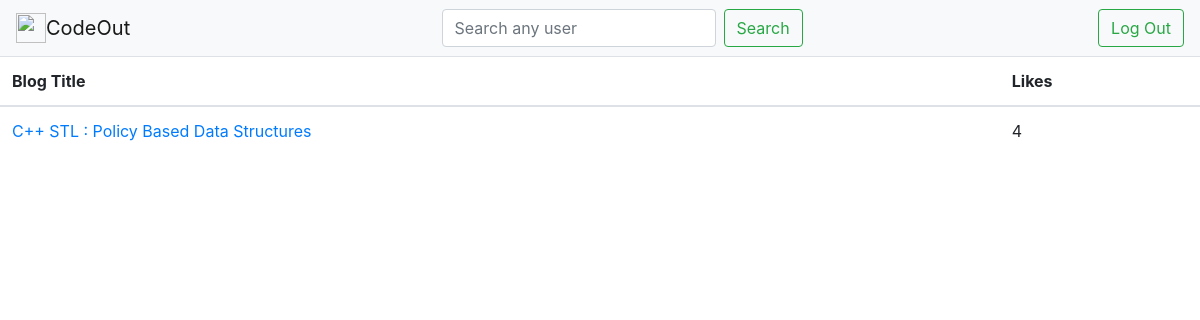
/profiles/1/blogs/, run on an earlier commit of the app's database.
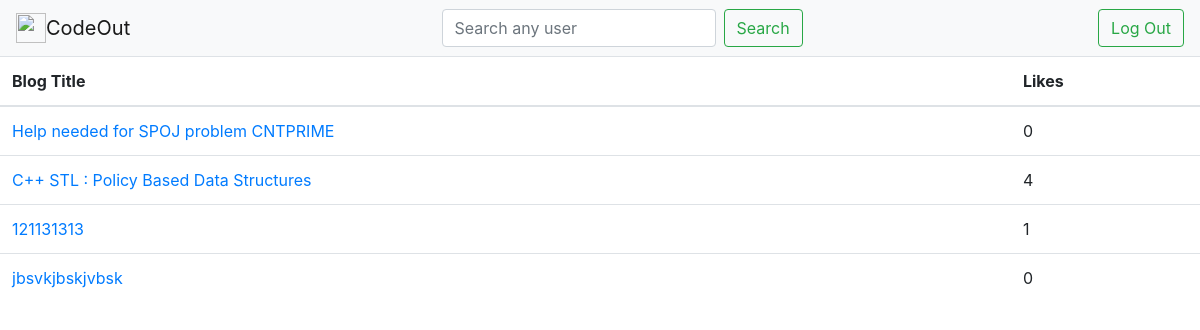
And on a later commit of the database.
### Problems/models.py (models this page shows, shortened)
class Blogs(models.Model):
    user = models.ForeignKey(Profile , on_delete = models.CASCADE , related_name = "creator")
    created_time = models.DateTimeField()
    title = models.TextField(max_length = 100)
    content = models.TextField(max_length = 2081)
    likes = models.ManyToManyField(Profile , related_name = "likers")
    like_count = models.IntegerField(default = 0)

### Profiles/views.py (the view)
# urls.py: path('<int:profile_id>/blogs/' , views.user_blogs_list , name = 'blog_list'),
def user_blogs_list(request , profile_id):
    profile = Profile.objects.get(id = profile_id)
    blogs = profile.creator.all().order_by('-created_time')
    return render(request , 'profiles/blog_list.html' , {
        'blogs' : blogs,
    })

### CodeOutJudge/templates/profiles/blog_list.html (shortened to what this page needs)
<!doctype html>
<html lang="en">
  <head>
    <link rel="stylesheet" href="https://stackpath.bootstrapcdn.com/bootstrap/4.5.0/css/bootstrap.min.css">
  </head>
  <body>
    <nav class="navbar navbar-light bg-light">
    <a class="navbar-brand" href="{% url 'Problems:index' %}">
        <img src="https://encrypted-tbn0.gstatic.com/images?q=tbn%3AANd9GcT7dd0u49G6FuV_-tBcJu6vVQE4YR_6j998-aqHaJFDe2am0rah&usqp=CAU"
        width="30"
        height="30"
        class="d-inline-block align-top"
        alt=""
        loading="lazy"/>CodeOut</a>
        <form class="form-inline my-2 my-lg-0" method="POST" action="{% url 'Profiles:find_profile' %}">
            <input
              class="form-control mr-sm-2"
              type="search"
              placeholder="Search any user"
              aria-label="Search"
              name="search"
            />
            <button class="btn btn-outline-success my-2 my-sm-0" type="submit">
              Search
            </button>
        </form>
        <a href="{% url 'Problems:logout' %}" class="btn btn-outline-success my-2 my-sm-0">Log Out</a>
    </nav>
    <table class="table table-hover">
        <thead>
            <tr>
            <th scope="col">Blog Title</th>
            <th scope="col">Likes</th>
            </tr>
        </thead>
        <tbody>
            {% for blog in blogs %}
                <tr>
                    <td><a href="{% url 'Profiles:blog_display' blog.id %}">{{ blog.title }}</a></td>
                    <td>{{ blog.like_count }}</td>
                </tr>
            {% endfor %}
        </tbody>
    </table>
  </body>
</html>

What changed in the data, as far as the page shows it:
added Blogs: title "Help needed for SPOJ problem CNTPRIME", like_count "0"
added Blogs: title "121131313", like_count "1"
added Blogs: title "jbsvkjbskjvbsk", like_count "0"
